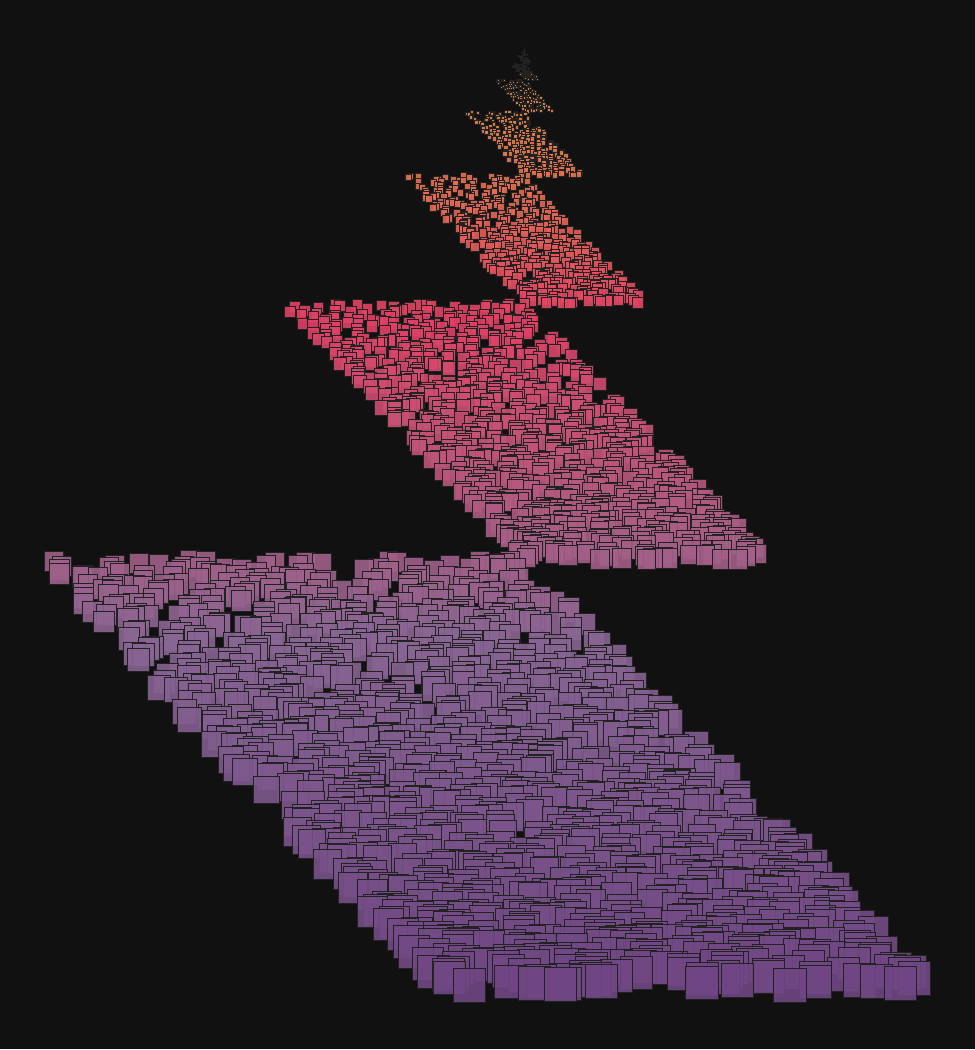

Reproduce this figure in R.
library(ggplot2)
library(dplyr)
library(binaryLogic)

# Original code from Georgios Karamanis:
# https://github.com/gkaramanis/aRtist/blob/main/genuary/2021/2021-13/2021-13.R

primest <- function(n){
  p <- 2:n
  i <- 1
  while (p[i] <= sqrt(n)) {
    p <-  p[p %% p[i] != 0 | p==p[i]]
    i <- i+1
  }
  p
}

nm = 30000

prime_df <- data.frame(x = primest(nm)) %>% 
  rowwise() %>% 
  mutate(
    bin = paste0(as.binary(x), collapse = ""),
    bin_rev = intToUtf8(rev(utf8ToInt(bin))),
    y = x - strtoi(bin_rev, base = 2)
  ) %>% 
  ungroup() %>% 
  mutate(n = row_number())

plot <- ggplot(prime_df) +
  geom_tile(aes(x, y, fill = n, height = n/3, width = n/3), color = "#222222", alpha = 0.9) +
  scale_fill_gradientn(colours = c("#e69d25","#e23e64","#886593","#6f4683")) +
  coord_flip() +
  scale_x_reverse() +
  theme_void() +
  theme(
    plot.background = element_rect(fill = "#111111", color = NA),
    legend.position = "none"
  )

plot

ggsave("tile_aRt.png", width = 6.5, height = 7, device = "png", dpi = 150)

animated_plot <- ggplot(prime_df) +
  geom_tile(aes(group = seq_along(n), x, y, fill = n, height = n/3, width = n/3), color = "#222222", alpha = 0.9) +
  scale_fill_gradientn(colours = c("#e69d25","#e23e64","#886593","#6f4683")) +
  coord_flip() +
  scale_x_reverse() +
  theme_void() +
  theme(
    plot.background = element_rect(fill = "#111111", color = NA),
    legend.position = "none"
  )

animated_plot <- animated_plot +
  transition_reveal(n) +
  ease_aes('linear')

anim_save("tile_aRt.gif", animated_plot)
 